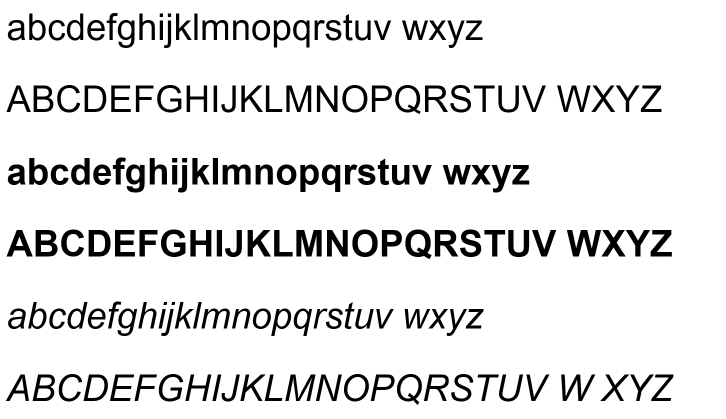
#> input picture Final-Models/CNN/alphabet3.PNG, 1451 x 837 px, found by its file name (shown at 1/2 size); the run also reads 1 picture not shown here
$ jupyter execute --allow-errors printed_letters_english_cnn.ipynb
#> lines starting #> are read from the running program, lines starting #| are printed output that depends on the picture; after the words box and inside, x2 and y2 are one past the last pixel; in counts of white or black regions, pixels touching at a corner belong together
[cell 1]
import tensorflow as tf

[cell 2]
import cv2
import numpy as np
import matplotlib.pyplot as plt
from skimage.transform import resize

np.random.seed(42)

import warnings
warnings.filterwarnings("ignore")

plt.rcParams["figure.figsize"] = (5,5)

#read image
img = cv2.imread('alphabet3.png')
#> img is the input picture: shape (837, 1451, 3); min 0, max 255, mean 227.4

#grayscale
gray = cv2.cvtColor(img,cv2.COLOR_BGR2GRAY)

#binarize
ret,thresh = cv2.threshold(gray,127,255,cv2.THRESH_BINARY_INV)
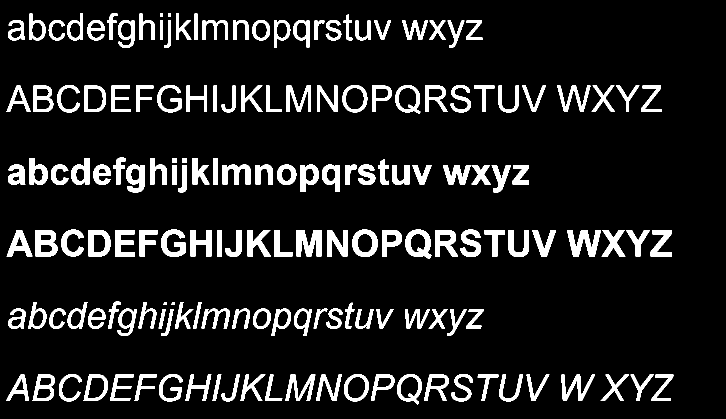
#> thresh: shape (837, 1451) (shown at 1/2 size); 10.7% white; 162 white regions

#find contours
ctrs, hier = cv2.findContours(thresh.copy(), cv2.RETR_EXTERNAL,
cv2.CHAIN_APPROX_SIMPLE)
#> ctrs = 162 contours; largest, box (x1, y1, x2, y2) and area: (811, 459, 863, 518) 2284, (705, 459, 755, 514) 2192, (791, 170, 841, 228) 2171, (794, 748, 844, 810) 2148, (685, 170, 735, 225) 2132

#sort contours
def sort_contours(contour, cols):
    tolerance_factor = 10
    origin = cv2.boundingRect(contour)
    return ((origin[1] // tolerance_factor) * tolerance_factor) * cols + origin[0]

sorted_ctrs = sorted(ctrs, key=lambda x:sort_contours(x, img.shape[1]))
#> sorted_ctrs has the same summary as ctrs

segments = []
for i, ctr in enumerate(sorted_ctrs):
    # Get bounding box
    x, y, w, h = cv2.boundingRect(ctr)

    area = cv2.contourArea(ctr)
    if h>= 20 and w>=8:
        # Getting ROI
        roi = img[y:y+h, x:x+w]

        # show ROI
        roi = resize(roi, (28, 28, 1))
        #roi = np.reshape(roi, (28,28))
        segments.append(roi)
        #cv2.imshow('charachter'+str(i), roi)
        cv2.rectangle(img,(x,y),( x + w, y + h ),(90,0,255),2)
#> this loop made 162 passes
#> (x, y, w, h, area) on passes 1 to 3: (59, 27, 32, 54, 1156.5), (134, 27, 32, 54, 1149), (214, 26, 21, 54, 360.5)
#> pass 1, `roi = img[y:y+h, x:x+w]`:
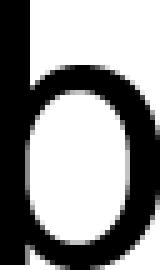
#> roi: shape (54, 32, 3) (shown 5 times larger); min 0, max 255, mean 147.8
#> pass 1, `roi = resize(roi, (28, 28, 1))`:
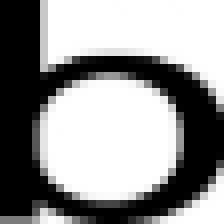
#> roi: shape (28, 28, 1) float64 (shown 8 times larger); min 0, max 1, mean 0.581
#> pass 2, `roi = resize(roi, (28, 28, 1))`:
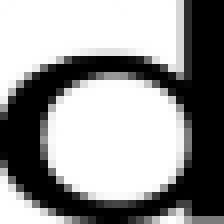
#> roi: shape (28, 28, 1) float64 (shown 8 times larger); min 0, max 1, mean 0.589
#> after the loop:
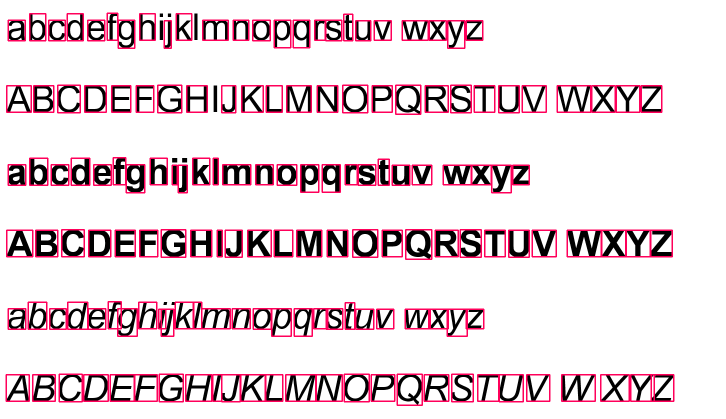
#> img: shape (837, 1451, 3) (shown at 1/2 size); 6.49% of pixels changed, all inside (x1, y1, x2, y2) = (11, 25, 1349, 812)
#> after the loop, segments = 153 items
        #print(roi.shape)

train = np.array(segments)
print('Segments shape: ', train.shape)
#| Segments shape:  (153, 28, 28, 1)

plt.matshow(img)

[cell 3]
letter_map = dict(zip(['A','a','B','b','C','c','D','d','E','e','F','f','G','g','H','h','I','i','J', 'j','K','k','L', 'l', 'M', 'm','N', 'n','O', 'o','P', 'p', 'Q', 'q', 'R', 'r', 'S', 's', 'T', 't', 'U', 'u', 'V', 'v', 'W', 'w', 'X', 'x', 'Y', 'y', 'Z', 'z'], range(0,52)))

[cell 4]
unique_target = list('bdfhktacegjmnopqrsuvwxyzABCDEFGHJKLMNOPQRSTUVWXYZbdfhkitacegmnopqrsljuvwxyzCGOQSABDEFHIJKLMNPRTUVWXYZbdfhkitacegijmnopqrsuvwxyzABCDEFGHIJKLMNOPQRSTUVWXYZ')

train_target = []
for i in unique_target:
    train_target.append(letter_map[i])

train_target = np.array(train_target)

print('Target shape:', train_target.shape)

[cell 5]
for i in range(0, train.reshape(153,28,28).shape[0]):
    plt.matshow(train.reshape(153,28,28)[i], cmap = 'gray')
    plt.xlabel('Target is ' + str(train_target[i]))
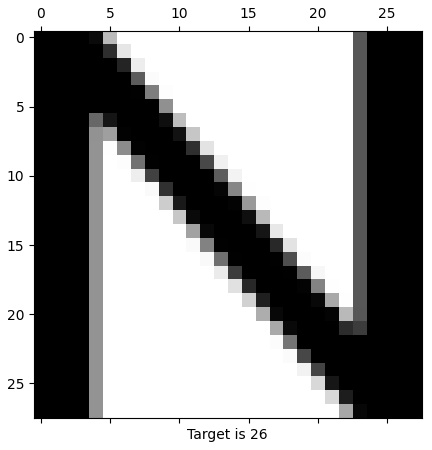
#> figure drawn by matplotlib, 1 panel
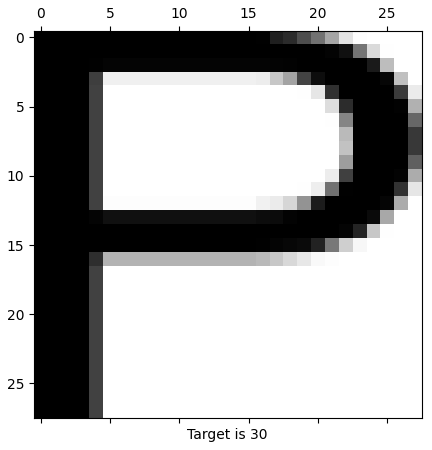
#> figure drawn by matplotlib, 1 panel
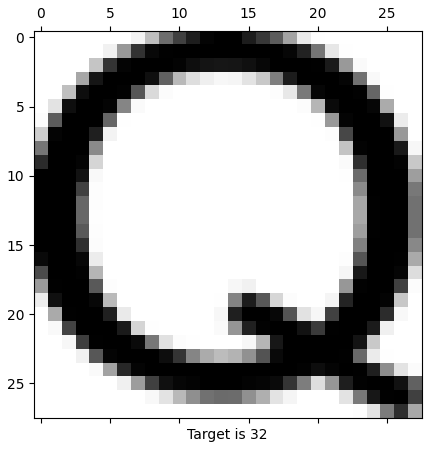
#> figure drawn by matplotlib, 1 panel
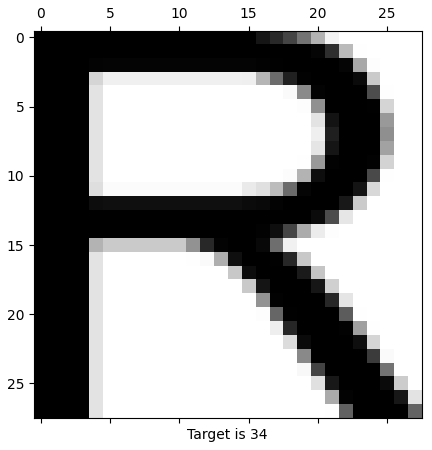
#> figure drawn by matplotlib, 1 panel
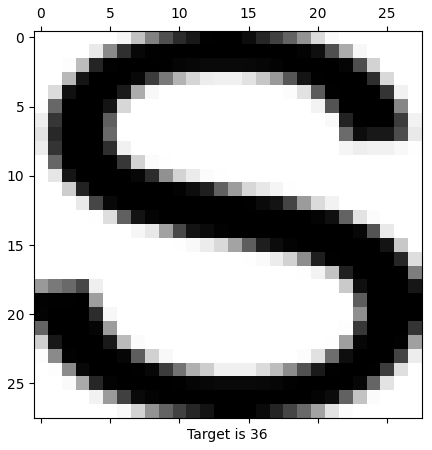
#> figure drawn by matplotlib, 1 panel

[cell 6]
import cv2
import numpy as np
import matplotlib.pyplot as plt
from skimage.transform import resize

#read image
img = cv2.imread('writing_extract.png')

#grayscale
gray = cv2.cvtColor(img,cv2.COLOR_BGR2GRAY)

#binarize
ret,thresh = cv2.threshold(gray,127,255,cv2.THRESH_BINARY_INV)

#find contours
ctrs, hier = cv2.findContours(thresh.copy(), cv2.RETR_EXTERNAL,
cv2.CHAIN_APPROX_SIMPLE)
#> ctrs = 628 contours, 43 with area under 20; largest, box (x1, y1, x2, y2) and area: (358, 261, 376, 284) 325, (478, 101, 496, 124) 325, (197, 301, 214, 324) 318, (77, 21, 94, 44) 318, (11, 267, 26, 290) 219

#sort contours
def sort_contours(contour, cols):
#> called with contour = array of shape (4, 1, 2), cols = 1334
    tolerance_factor = 10
    origin = cv2.boundingRect(contour)
#> origin = (294, 361, 3, 3)
    return ((origin[1] // tolerance_factor) * tolerance_factor) * cols + origin[0]

sorted_ctrs = sorted(ctrs, key=lambda x:sort_contours(x, img.shape[1]))
#> sorted_ctrs = 628 contours, 43 with area under 20; largest, box (x1, y1, x2, y2) and area: (478, 101, 496, 124) 325, (358, 261, 376, 284) 325, (77, 21, 94, 44) 318, (197, 301, 214, 324) 318, (690, 27, 705, 50) 219

segments = []
for i, ctr in enumerate(sorted_ctrs):
    # Get bounding box
    x, y, w, h = cv2.boundingRect(ctr)

    area = cv2.contourArea(ctr)
    if area>= 5:
        # Getting ROI
        roi = img[y:y+h, x:x+w]

        # show ROI
        roi = resize(roi, (28, 28, 1))
        #roi = np.reshape(roi, (28,28))
        segments.append(roi)
        #cv2.imshow('charachter'+str(i), roi)
        cv2.rectangle(img,(x,y),( x + w, y + h ),(90,0,255),2)
#> this loop made 628 passes
#> (x, y, w, h, area) on passes 1 to 3: (11, 21, 18, 23, 75), (32, 21, 13, 23, 75), (49, 27, 15, 17, 124)
        #print(roi.shape)

test = np.array(segments)
print('Segments shape: ', test.shape)
#| Segments shape:  (593, 28, 28, 1)

plt.matshow(img)

[cell 7]
plt.rcParams["figure.figsize"] = (5,5)

[cell 8]
unique_target = list('TheBlueWhalesjustplayedtheirfirstbaseballgameofthenewseasonIbelievethereismuchtobeexcitedaboutAlthoughtheylostitwasagainstanexcellentteamthathadwonthechampionshiplastyearTheBlueWhalesfellbehindearlybutshowedexcellentteamworkandcamebacktotiethegameTheteamhadfivehitsandscoredeightrunsThatsexcellentUnfortunatelytheyhadtwofieldingerrorswhichkepttheotherteamintheleadtheentiregameThegameendedwiththeumpiremakingabadcallandifthecallhadgonetheotherwaytheBlueWhalesmighthaveactuallywonthegameItwasnotavictorybutIsaytheBlueWhaleslookliketheyhaveashotatthechampionshipespeciallyiftheycontinuetoimprove')

test_target = []
for i in unique_target:
    test_target.append(letter_map[i])

test_target = np.array(test_target)

print('Target shape:', test_target.shape)

[cell 9]
n_samples = len(test)

[cell 10]
X_train = train
y_train = train_target
X_val = test[:round(.8 * n_samples)]
y_val = test_target[:round(.8 * n_samples)]
X_test = test[round(.8 * n_samples):]
y_test = test_target[round(.8 * n_samples):]

[cell 11]
X_test.shape
#> Out = (119, 28, 28, 1)

[cell 12]
y_test.shape
#> Out = (119,)

[cell 13]
X_train[0].shape
#> Out = (28, 28, 1)
